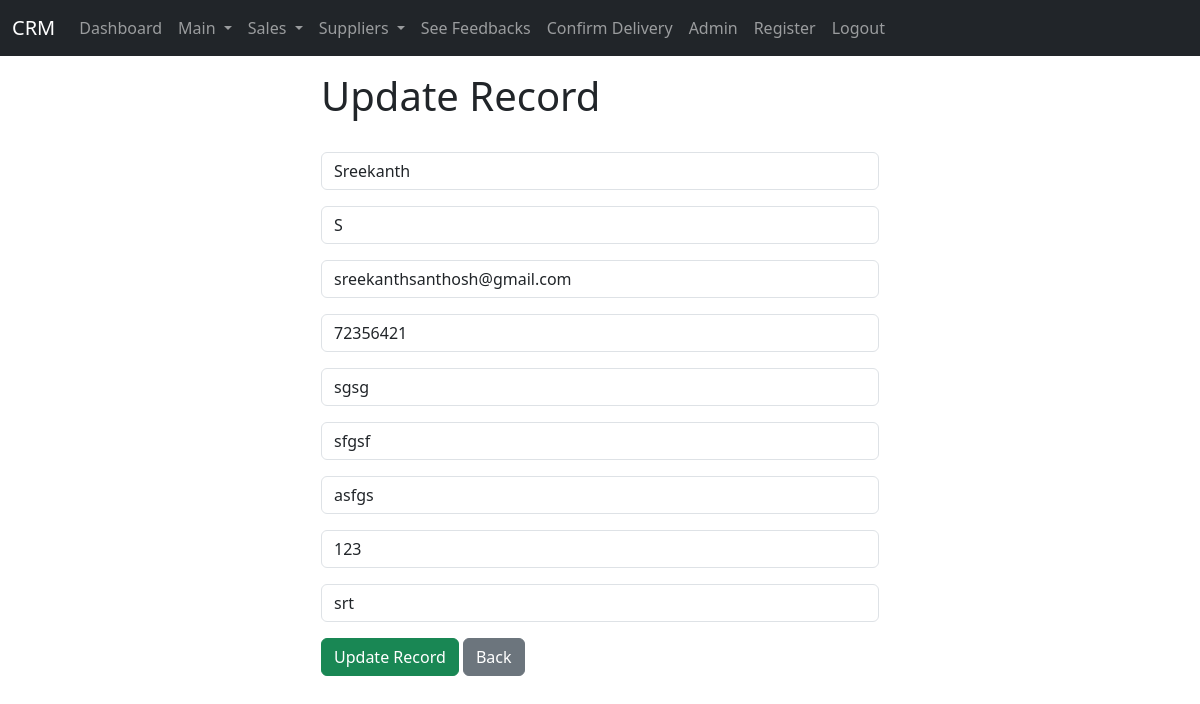
Page /crm/update_record/1 (signed in) on the committed database.
### mainpart/models.py (models this page shows, shortened)
class Record(models.Model):
    created_at = models.DateTimeField(auto_now_add=True)
    first_name = models.CharField(max_length=100)
    last_name = models.CharField(max_length=100)
    email = models.CharField(max_length=100)
    phone = models.CharField(max_length=10)
    address = models.CharField(max_length=500)
    city = models.CharField(max_length=100)
    state = models.CharField(max_length=100)
    zipcode = models.CharField(max_length=100)
    product = models.CharField(null=True, max_length=100)

### mainpart/views.py (the view)
# urls.py: path('update_record/<int:pk>', views.update_record, name='update_record_crm'),
def update_record(request, pk):
    if request.user.is_authenticated:
        current_record = Record.objects.get(id=pk)
        form = AddRecordForm(request.POST or None, instance=current_record)
        if form.is_valid():
            form.save()
            messages.success(request, "Record updated successfully!!")
            return redirect('home_crm')
        return render(request, 'update_record.html', {'form':form})
    else:
        messages.success(request, "You must be logged in to update records.")
        return redirect('home_crm')

### mainpart/templates/update_record.html (shortened to what this page needs)
{% extends 'base.html' %}
{% block content %}
<div class="col-md-6 offset-3">
<h1>Update Record</h1>
<br/>
<form method="POST">
    {{ form.as_p }}
    <button type="submit" class="btn btn-success">Update Record</button>
    <a href="{% url 'home_crm' %}" class="btn btn-secondary">Back</a>
</form>
<br>
</div>
{% endblock %}

### mainpart/templates/base.html (style rules this page uses)
a { color: black; }

### rows in the picture
Record: first_name "Sreekanth", last_name "S", email "sreekanthsanthosh@gmail.com", phone "72356421", address "sgsg", city "sfgsf", state "asfgs", zipcode "123", product "srt"
